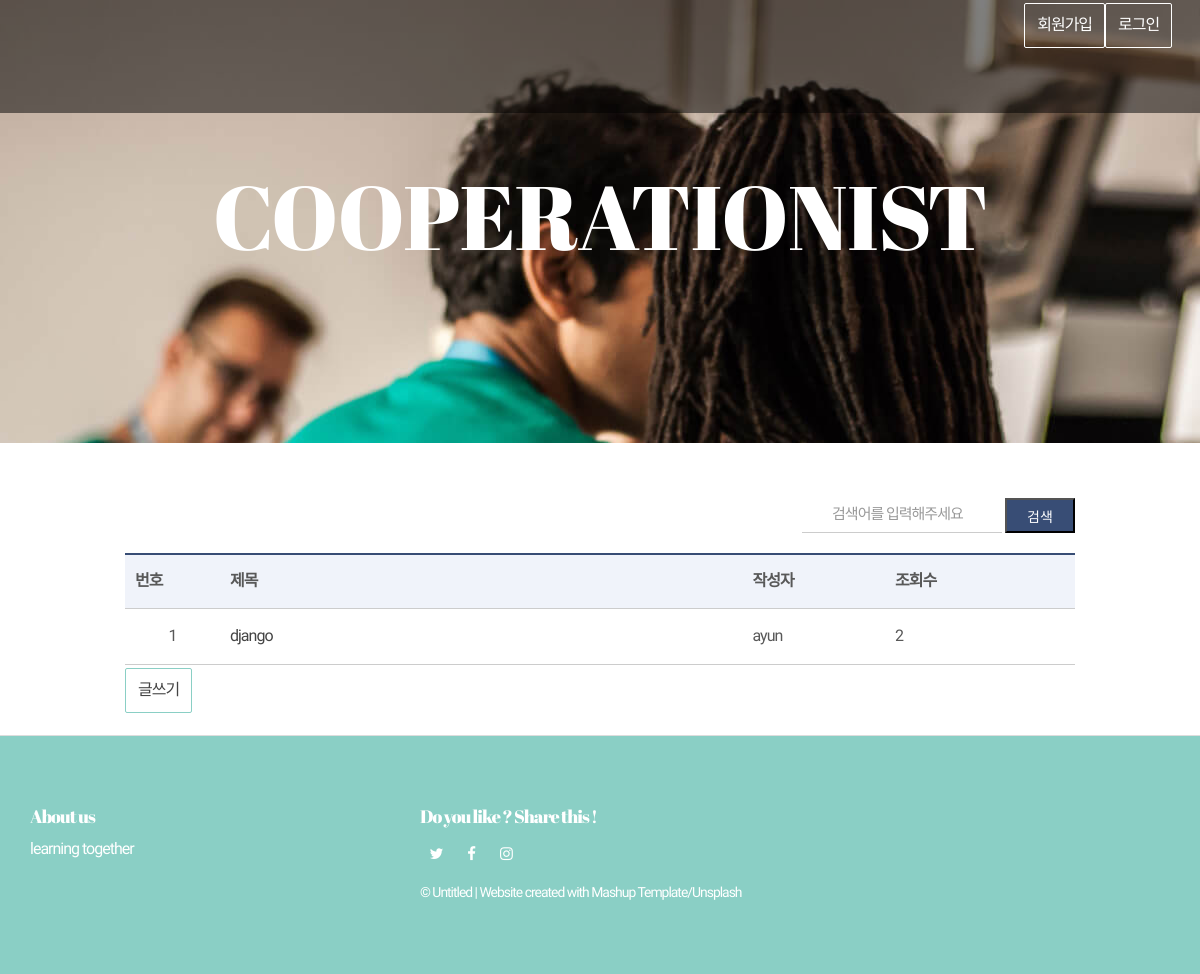
Page /viewList/ on the earlier database version.
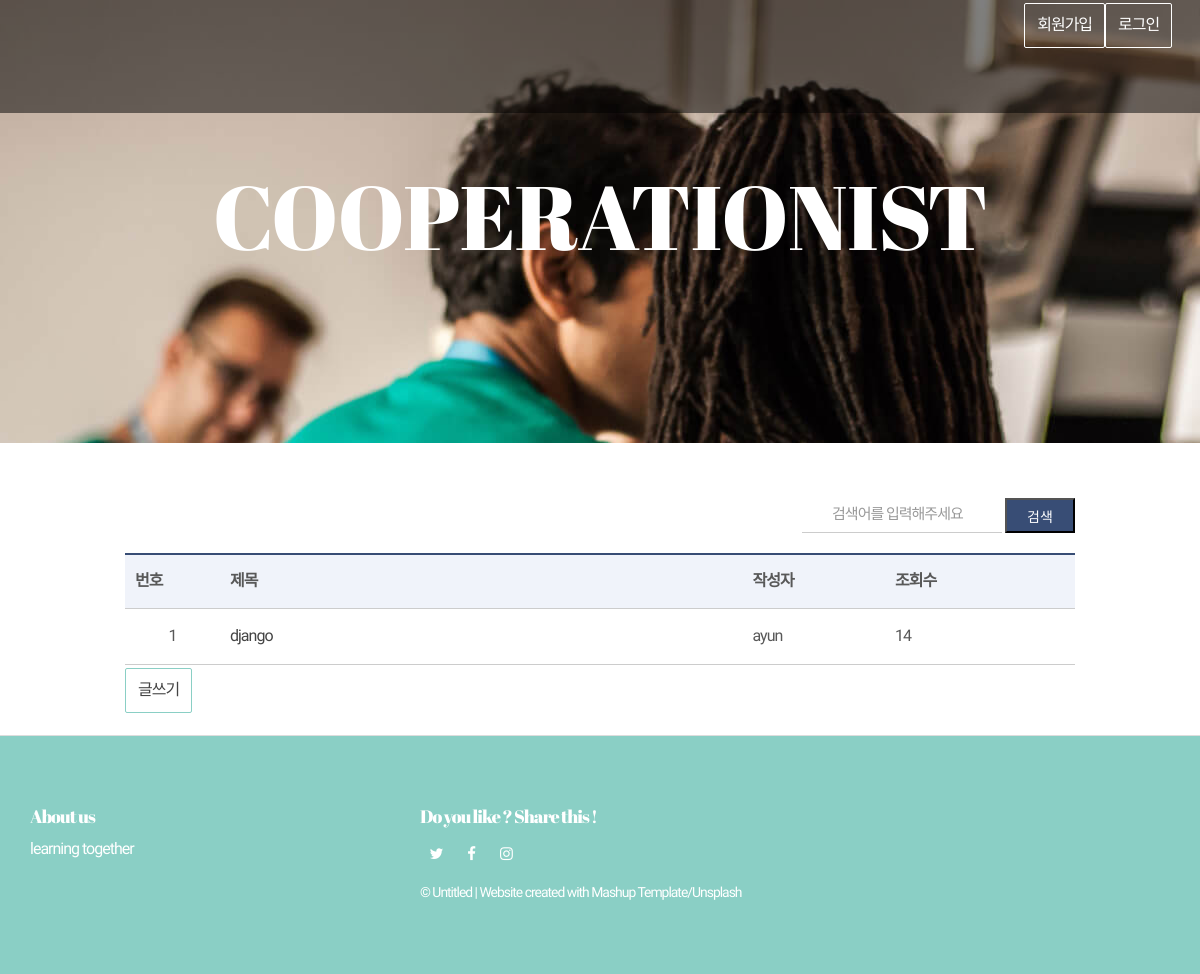
Same page on the later database version.
### web01/models.py (models this page shows)
class Content(models.Model):
    objects = models.Manager()
    title = models.CharField(max_length=105)
    context = models.CharField(max_length=225)
    cnt = models.IntegerField(default=0)
    userId = models.ForeignKey(User, on_delete=models.CASCADE)

class User(models.Model):
    objects = models.Manager()
    user_id = models.CharField(max_length=50)
    password = models.CharField(max_length=50)

### web01/views.py (the view)
# urls.py: re_path(r'viewList/$', views.viewList, name="viewList"),
def viewList(request):
    contents = Content.objects.all()
    return render(request,"web01/list.html", {'contents':contents})

### web01/templates/web01/list.html (shortened to what this page needs)
{% extends 'web01/base.html' %}
{% block content %}
		<div class="bodytext_area box_inner">
			<form action="./listSearch/" method="GET" class="minisrch_form">
				<fieldset>
					<input type="text" name="text" class="tbox" title="검색어를 입력해주세요" placeholder="검색어를 입력해주세요">
                    <button type="submit" class="btn_srch">검색</button>
				</fieldset>
            </form>
			<table class="bbsListTbl" summary="번호,제목,조회수 등을 제공하는 표">
				<thead>
					<tr>
						<th scope="col">번호</th>
						<th scope="col">제목</th>
						<th scope="col">작성자</th>
						<th scope="col">조회수</th>
					</tr>
                </thead>
				<tbody>
					{% for content in contents %}
					<form action="./moreView/?id={{content.id}}" method="GET">
                        <div name='content'>
                            <tr>
                                <td>{{ content.id }}</td>
								<td class="tit_notice"><a href="./moreView/?id={{content.id}}">{{content.title}}</a></td>
                                <td class="tit_notice">{{content.userId.user_id}}</a> </td>
                                <td class="tit_notice">{{content.cnt}}</a> </td>
                            </tr>
                        </div>
                    </form>
					{% endfor %}
				</tbody>
			</table>
			<a href="{% url 'listForm' %}" class="btn btn-default navbar-btn" >글쓰기</a>
			 <div class="pagination">
			</div>
		</div>
    {% endblock %}

Differences in the rows shown:
changed Content "django": cnt "2" → "14"
